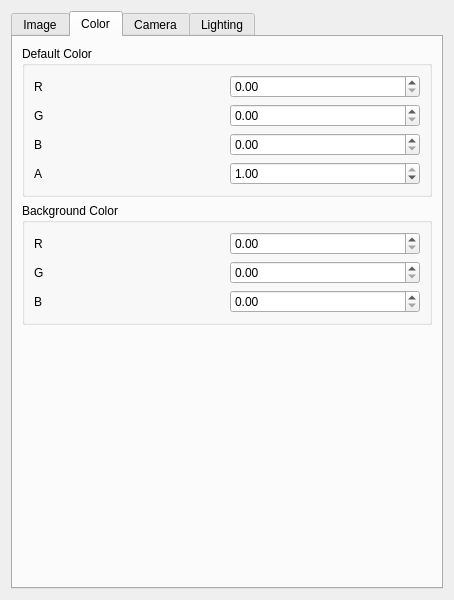
<?xml version="1.0" encoding="UTF-8"?>
<ui version="4.0">
 <class>InterfaceWithOspray</class>
 <widget class="QDialog" name="InterfaceWithOspray">
  <property name="geometry">
   <rect>
    <x>0</x>
    <y>0</y>
    <width>454</width>
    <height>600</height>
   </rect>
  </property>
  <property name="sizePolicy">
   <sizepolicy hsizetype="Preferred" vsizetype="Preferred">
    <horstretch>0</horstretch>
    <verstretch>0</verstretch>
   </sizepolicy>
  </property>
  <property name="minimumSize">
   <size>
    <width>454</width>
    <height>600</height>
   </size>
  </property>
  <property name="windowTitle">
   <string>InterfaceWithOspray</string>
  </property>
  <layout class="QGridLayout" name="gridLayout_7">
   <item row="0" column="0">
    <widget class="QTabWidget" name="tabWidget">
     <property name="currentIndex">
      <number>1</number>
     </property>
     <widget class="QWidget" name="tab">
      <attribute name="title">
       <string>Image</string>
      </attribute>
      <layout class="QGridLayout" name="gridLayout_12">
       <item row="2" column="0">
        <widget class="QGroupBox" name="imageSaveGroupBox_">
         <property name="title">
          <string>Save image to file</string>
         </property>
         <property name="checkable">
          <bool>false</bool>
         </property>
         <layout class="QHBoxLayout" name="horizontalLayout">
          <item>
           <widget class="QLineEdit" name="fileNameLineEdit_">
            <property name="minimumSize">
             <size>
              <width>0</width>
              <height>22</height>
             </size>
            </property>
            <property name="dragEnabled">
             <bool>false</bool>
            </property>
            <property name="readOnly">
             <bool>false</bool>
            </property>
           </widget>
          </item>
          <item>
           <widget class="QPushButton" name="saveFileButton_">
            <property name="text">
             <string>Choose Location...</string>
            </property>
            <property name="checkable">
             <bool>false</bool>
            </property>
           </widget>
          </item>
         </layout>
        </widget>
       </item>
       <item row="1" column="0">
        <widget class="QGroupBox" name="groupBox_7">
         <property name="title">
          <string>Render Options</string>
         </property>
         <layout class="QGridLayout" name="gridLayout_8">
          <item row="0" column="0">
           <widget class="QLabel" name="label_18">
            <property name="text">
             <string>Frames</string>
            </property>
           </widget>
          </item>
          <item row="0" column="1">
           <widget class="QSpinBox" name="framesSpinBox_">
            <property name="minimum">
             <number>1</number>
            </property>
            <property name="maximum">
             <number>9999</number>
            </property>
           </widget>
          </item>
         </layout>
        </widget>
       </item>
       <item row="0" column="0">
        <widget class="QGroupBox" name="groupBox_6">
         <property name="title">
          <string>Image dimensions</string>
         </property>
         <layout class="QGridLayout" name="gridLayout_6">
          <item row="0" column="0">
           <widget class="QLabel" name="label">
            <property name="text">
             <string>Height:</string>
            </property>
           </widget>
          </item>
          <item row="0" column="1">
           <widget class="QSpinBox" name="imageHeightSpinBox_">
            <property name="minimum">
             <number>1</number>
            </property>
            <property name="maximum">
             <number>9999</number>
            </property>
           </widget>
          </item>
          <item row="1" column="0">
           <widget class="QLabel" name="label_2">
            <property name="text">
             <string>Width:</string>
            </property>
           </widget>
          </item>
          <item row="1" column="1">
           <widget class="QSpinBox" name="imageWidthSpinBox_">
            <property name="minimum">
             <number>1</number>
            </property>
            <property name="maximum">
             <number>9999</number>
            </property>
           </widget>
          </item>
         </layout>
        </widget>
       </item>
       <item row="8" column="0">
        <spacer name="verticalSpacer">
         <property name="orientation">
          <enum>Qt::Vertical</enum>
         </property>
         <property name="sizeHint" stdset="0">
          <size>
           <width>20</width>
           <height>40</height>
          </size>
         </property>
        </spacer>
       </item>
       <item row="3" column="0">
        <layout class="QGridLayout" name="gridLayout_13">
         <item row="0" column="0">
          <widget class="QCheckBox" name="showImageCheckBox_">
           <property name="text">
            <string>Show Image in new window</string>
           </property>
          </widget>
         </item>
         <item row="0" column="1">
          <widget class="QPushButton" name="closeImageWindowsPushButton_">
           <property name="text">
            <string>Close image windows</string>
           </property>
          </widget>
         </item>
        </layout>
       </item>
      </layout>
     </widget>
     <widget class="QWidget" name="tab_2">
      <attribute name="title">
       <string>Color</string>
      </attribute>
      <layout class="QVBoxLayout" name="verticalLayout_2">
       <item>
        <widget class="QGroupBox" name="groupBox_4">
         <property name="title">
          <string>Default Color</string>
         </property>
         <layout class="QGridLayout" name="gridLayout_4">
          <item row="0" column="0">
           <widget class="QLabel" name="label_12">
            <property name="text">
             <string>R</string>
            </property>
           </widget>
          </item>
          <item row="0" column="1">
           <widget class="QDoubleSpinBox" name="defaultColorRDoubleSpinBox_">
            <property name="maximum">
             <double>1.000000000000000</double>
            </property>
            <property name="singleStep">
             <double>0.010000000000000</double>
            </property>
           </widget>
          </item>
          <item row="1" column="0">
           <widget class="QLabel" name="label_13">
            <property name="text">
             <string>G</string>
            </property>
           </widget>
          </item>
          <item row="1" column="1">
           <widget class="QDoubleSpinBox" name="defaultColorGDoubleSpinBox_">
            <property name="maximum">
             <double>1.000000000000000</double>
            </property>
            <property name="singleStep">
             <double>0.010000000000000</double>
            </property>
           </widget>
          </item>
          <item row="2" column="0">
           <widget class="QLabel" name="label_14">
            <property name="text">
             <string>B</string>
            </property>
           </widget>
          </item>
          <item row="2" column="1">
           <widget class="QDoubleSpinBox" name="defaultColorBDoubleSpinBox_">
            <property name="maximum">
             <double>1.000000000000000</double>
            </property>
            <property name="singleStep">
             <double>0.010000000000000</double>
            </property>
           </widget>
          </item>
          <item row="3" column="1">
           <widget class="QDoubleSpinBox" name="defaultColorADoubleSpinBox_">
            <property name="maximum">
             <double>1.000000000000000</double>
            </property>
            <property name="singleStep">
             <double>0.100000000000000</double>
            </property>
            <property name="value">
             <double>1.000000000000000</double>
            </property>
           </widget>
          </item>
          <item row="3" column="0">
           <widget class="QLabel" name="label_23">
            <property name="text">
             <string>A</string>
            </property>
           </widget>
          </item>
         </layout>
        </widget>
       </item>
       <item>
        <widget class="QGroupBox" name="groupBox_5">
         <property name="title">
          <string>Background Color</string>
         </property>
         <layout class="QGridLayout" name="gridLayout_5">
          <item row="0" column="1">
           <widget class="QDoubleSpinBox" name="backgroundColorRDoubleSpinBox_">
            <property name="maximum">
             <double>1.000000000000000</double>
            </property>
            <property name="singleStep">
             <double>0.010000000000000</double>
            </property>
           </widget>
          </item>
          <item row="2" column="0">
           <widget class="QLabel" name="label_17">
            <property name="text">
             <string>B</string>
            </property>
           </widget>
          </item>
          <item row="1" column="1">
           <widget class="QDoubleSpinBox" name="backgroundColorGDoubleSpinBox_">
            <property name="maximum">
             <double>1.000000000000000</double>
            </property>
            <property name="singleStep">
             <double>0.010000000000000</double>
            </property>
           </widget>
          </item>
          <item row="2" column="1">
           <widget class="QDoubleSpinBox" name="backgroundColorBDoubleSpinBox_">
            <property name="minimum">
             <double>0.000000000000000</double>
            </property>
            <property name="maximum">
             <double>1.000000000000000</double>
            </property>
            <property name="singleStep">
             <double>0.010000000000000</double>
            </property>
            <property name="value">
             <double>0.000000000000000</double>
            </property>
           </widget>
          </item>
          <item row="1" column="0">
           <widget class="QLabel" name="label_16">
            <property name="text">
             <string>G</string>
            </property>
           </widget>
          </item>
          <item row="0" column="0">
           <widget class="QLabel" name="label_15">
            <property name="text">
             <string>R</string>
            </property>
           </widget>
          </item>
         </layout>
        </widget>
       </item>
       <item>
        <spacer name="verticalSpacer_2">
         <property name="orientation">
          <enum>Qt::Vertical</enum>
         </property>
         <property name="sizeHint" stdset="0">
          <size>
           <width>20</width>
           <height>40</height>
          </size>
         </property>
        </spacer>
       </item>
      </layout>
     </widget>
     <widget class="QWidget" name="tab_3">
      <attribute name="title">
       <string>Camera</string>
      </attribute>
      <layout class="QVBoxLayout" name="verticalLayout_3">
       <item>
        <widget class="QGroupBox" name="groupBox">
         <property name="title">
          <string>Camera Position</string>
         </property>
         <layout class="QGridLayout" name="gridLayout">
          <item row="0" column="0">
           <widget class="QLabel" name="label_3">
            <property name="text">
             <string>X</string>
            </property>
           </widget>
          </item>
          <item row="0" column="1">
           <widget class="QDoubleSpinBox" name="cameraPositionXDoubleSpinBox_">
            <property name="decimals">
             <number>5</number>
            </property>
            <property name="minimum">
             <double>-99999.000000000000000</double>
            </property>
            <property name="maximum">
             <double>99999.000000000000000</double>
            </property>
           </widget>
          </item>
          <item row="1" column="0">
           <widget class="QLabel" name="label_4">
            <property name="text">
             <string>Y</string>
            </property>
           </widget>
          </item>
          <item row="1" column="1">
           <widget class="QDoubleSpinBox" name="cameraPositionYDoubleSpinBox_">
            <property name="decimals">
             <number>5</number>
            </property>
            <property name="minimum">
             <double>-99999.000000000000000</double>
            </property>
            <property name="maximum">
             <double>99999.000000000000000</double>
            </property>
           </widget>
          </item>
          <item row="2" column="0">
           <widget class="QLabel" name="label_5">
            <property name="text">
             <string>Z</string>
            </property>
           </widget>
          </item>
          <item row="2" column="1">
           <widget class="QDoubleSpinBox" name="cameraPositionZDoubleSpinBox_">
            <property name="decimals">
             <number>5</number>
            </property>
            <property name="minimum">
             <double>-99999.000000000000000</double>
            </property>
            <property name="maximum">
             <double>99999.000000000000000</double>
            </property>
           </widget>
          </item>
         </layout>
        </widget>
       </item>
       <item>
        <widget class="QGroupBox" name="groupBox_11">
         <property name="title">
          <string>Camera View</string>
         </property>
         <layout class="QVBoxLayout" name="verticalLayout_5">
          <item>
           <widget class="QCheckBox" name="automaticViewCheckBox_">
            <property name="text">
             <string>Automatic</string>
            </property>
           </widget>
          </item>
          <item>
           <widget class="QGroupBox" name="autoZoomGroupBox_">
            <property name="title">
             <string>Zoom along camera view</string>
            </property>
            <layout class="QHBoxLayout" name="horizontalLayout_2">
             <item>
              <widget class="QSlider" name="zoomHorizontalSlider_">
               <property name="maximum">
                <number>10</number>
               </property>
               <property name="value">
                <number>5</number>
               </property>
               <property name="orientation">
                <enum>Qt::Horizontal</enum>
               </property>
               <property name="invertedAppearance">
                <bool>false</bool>
               </property>
               <property name="invertedControls">
                <bool>false</bool>
               </property>
               <property name="tickPosition">
                <enum>QSlider::TicksBelow</enum>
               </property>
               <property name="tickInterval">
                <number>1</number>
               </property>
              </widget>
             </item>
            </layout>
           </widget>
          </item>
          <item>
           <widget class="QGroupBox" name="manualViewGroupBox_">
            <property name="title">
             <string>Manual: main view camera direction</string>
            </property>
            <property name="checkable">
             <bool>false</bool>
            </property>
            <layout class="QGridLayout" name="gridLayout_3">
             <item row="1" column="0">
              <widget class="QLabel" name="label_9">
               <property name="text">
                <string>X</string>
               </property>
              </widget>
             </item>
             <item row="1" column="1">
              <widget class="QDoubleSpinBox" name="cameraViewXDoubleSpinBox_">
               <property name="decimals">
                <number>5</number>
               </property>
               <property name="minimum">
                <double>-99999.000000000000000</double>
               </property>
               <property name="maximum">
                <double>99999.000000000000000</double>
               </property>
              </widget>
             </item>
             <item row="2" column="0">
              <widget class="QLabel" name="label_10">
               <property name="text">
                <string>Y</string>
               </property>
              </widget>
             </item>
             <item row="2" column="1">
              <widget class="QDoubleSpinBox" name="cameraViewYDoubleSpinBox_">
               <property name="decimals">
                <number>5</number>
               </property>
               <property name="minimum">
                <double>-99999.000000000000000</double>
               </property>
               <property name="maximum">
                <double>99999.000000000000000</double>
               </property>
              </widget>
             </item>
             <item row="3" column="0">
              <widget class="QLabel" name="label_11">
               <property name="text">
                <string>Z</string>
               </property>
              </widget>
             </item>
             <item row="3" column="1">
              <widget class="QDoubleSpinBox" name="cameraViewZDoubleSpinBox_">
               <property name="decimals">
                <number>5</number>
               </property>
               <property name="minimum">
                <double>-99999.000000000000000</double>
               </property>
               <property name="maximum">
                <double>99999.000000000000000</double>
               </property>
              </widget>
             </item>
            </layout>
           </widget>
          </item>
          <item>
           <widget class="QGroupBox" name="manualUpGroupBox_">
            <property name="title">
             <string>Manual: camera up direction</string>
            </property>
            <layout class="QGridLayout" name="gridLayout_2">
             <item row="0" column="1">
              <widget class="QDoubleSpinBox" name="cameraUpXDoubleSpinBox_">
               <property name="decimals">
                <number>5</number>
               </property>
               <property name="minimum">
                <double>-99999.000000000000000</double>
               </property>
               <property name="maximum">
                <double>99999.000000000000000</double>
               </property>
              </widget>
             </item>
             <item row="0" column="0">
              <widget class="QLabel" name="label_6">
               <property name="text">
                <string>X</string>
               </property>
              </widget>
             </item>
             <item row="1" column="0">
              <widget class="QLabel" name="label_7">
               <property name="text">
                <string>Y</string>
               </property>
              </widget>
             </item>
             <item row="2" column="1">
              <widget class="QDoubleSpinBox" name="cameraUpZDoubleSpinBox_">
               <property name="decimals">
                <number>5</number>
               </property>
               <property name="minimum">
                <double>-99999.000000000000000</double>
               </property>
               <property name="maximum">
                <double>99999.000000000000000</double>
               </property>
              </widget>
             </item>
             <item row="1" column="1">
              <widget class="QDoubleSpinBox" name="cameraUpYDoubleSpinBox_">
               <property name="decimals">
                <number>5</number>
               </property>
               <property name="minimum">
                <double>-99999.000000000000000</double>
               </property>
               <property name="maximum">
                <double>99999.000000000000000</double>
               </property>
              </widget>
             </item>
             <item row="2" column="0">
              <widget class="QLabel" name="label_8">
               <property name="text">
                <string>Z</string>
               </property>
              </widget>
             </item>
            </layout>
           </widget>
          </item>
         </layout>
        </widget>
       </item>
       <item>
        <spacer name="verticalSpacer_3">
         <property name="orientation">
          <enum>Qt::Vertical</enum>
         </property>
         <property name="sizeHint" stdset="0">
          <size>
           <width>20</width>
           <height>40</height>
          </size>
         </property>
        </spacer>
       </item>
      </layout>
     </widget>
     <widget class="QWidget" name="tab_4">
      <attribute name="title">
       <string>Lighting</string>
      </attribute>
      <layout class="QVBoxLayout" name="verticalLayout_4">
       <item>
        <widget class="QGroupBox" name="groupBox_8">
         <property name="title">
          <string>Type</string>
         </property>
         <layout class="QGridLayout" name="gridLayout_11">
          <item row="0" column="0">
           <widget class="QComboBox" name="lightTypeComboBox_">
            <property name="minimumSize">
             <size>
              <width>0</width>
              <height>30</height>
             </size>
            </property>
            <item>
             <property name="text">
              <string>ambient</string>
             </property>
            </item>
            <item>
             <property name="text">
              <string>none</string>
             </property>
            </item>
            <item>
             <property name="text">
              <string>spot</string>
             </property>
            </item>
            <item>
             <property name="text">
              <string>quad</string>
             </property>
            </item>
            <item>
             <property name="text">
              <string>distant</string>
             </property>
            </item>
            <item>
             <property name="text">
              <string>sphere</string>
             </property>
            </item>
           </widget>
          </item>
          <item row="1" column="0">
           <spacer name="verticalSpacer_5">
            <property name="orientation">
             <enum>Qt::Vertical</enum>
            </property>
            <property name="sizeHint" stdset="0">
             <size>
              <width>20</width>
              <height>40</height>
             </size>
            </property>
           </spacer>
          </item>
         </layout>
        </widget>
       </item>
       <item>
        <widget class="QGroupBox" name="groupBox_9">
         <property name="title">
          <string>Parameters</string>
         </property>
         <layout class="QGridLayout" name="gridLayout_10">
          <item row="0" column="0">
           <widget class="QGroupBox" name="groupBox_10">
            <property name="title">
             <string>Color</string>
            </property>
            <layout class="QGridLayout" name="gridLayout_9">
             <item row="2" column="0">
              <widget class="QLabel" name="label_21">
               <property name="text">
                <string>B</string>
               </property>
              </widget>
             </item>
             <item row="0" column="1">
              <widget class="QDoubleSpinBox" name="lightColorRDoubleSpinBox_">
               <property name="maximum">
                <double>1.000000000000000</double>
               </property>
               <property name="singleStep">
                <double>0.010000000000000</double>
               </property>
              </widget>
             </item>
             <item row="0" column="0">
              <widget class="QLabel" name="label_19">
               <property name="text">
                <string>R</string>
               </property>
              </widget>
             </item>
             <item row="2" column="1">
              <widget class="QDoubleSpinBox" name="lightColorBDoubleSpinBox_">
               <property name="maximum">
                <double>1.000000000000000</double>
               </property>
               <property name="singleStep">
                <double>0.010000000000000</double>
               </property>
              </widget>
             </item>
             <item row="1" column="0">
              <widget class="QLabel" name="label_20">
               <property name="text">
                <string>G</string>
               </property>
              </widget>
             </item>
             <item row="1" column="1">
              <widget class="QDoubleSpinBox" name="lightColorGDoubleSpinBox_">
               <property name="maximum">
                <double>1.000000000000000</double>
               </property>
               <property name="singleStep">
                <double>0.010000000000000</double>
               </property>
              </widget>
             </item>
             <item row="3" column="0">
              <widget class="QLabel" name="label_22">
               <property name="text">
                <string>Intensity</string>
               </property>
              </widget>
             </item>
             <item row="3" column="1">
              <widget class="QDoubleSpinBox" name="lightIntensityDoubleSpinBox_"/>
             </item>
            </layout>
           </widget>
          </item>
          <item row="2" column="0">
           <widget class="QCheckBox" name="lightVisibleCheckBox_">
            <property name="text">
             <string>Visible</string>
            </property>
           </widget>
          </item>
         </layout>
        </widget>
       </item>
       <item>
        <spacer name="verticalSpacer_4">
         <property name="orientation">
          <enum>Qt::Vertical</enum>
         </property>
         <property name="sizeHint" stdset="0">
          <size>
           <width>20</width>
           <height>40</height>
          </size>
         </property>
        </spacer>
       </item>
      </layout>
     </widget>
    </widget>
   </item>
  </layout>
 </widget>
 <resources/>
 <connections/>
</ui>
